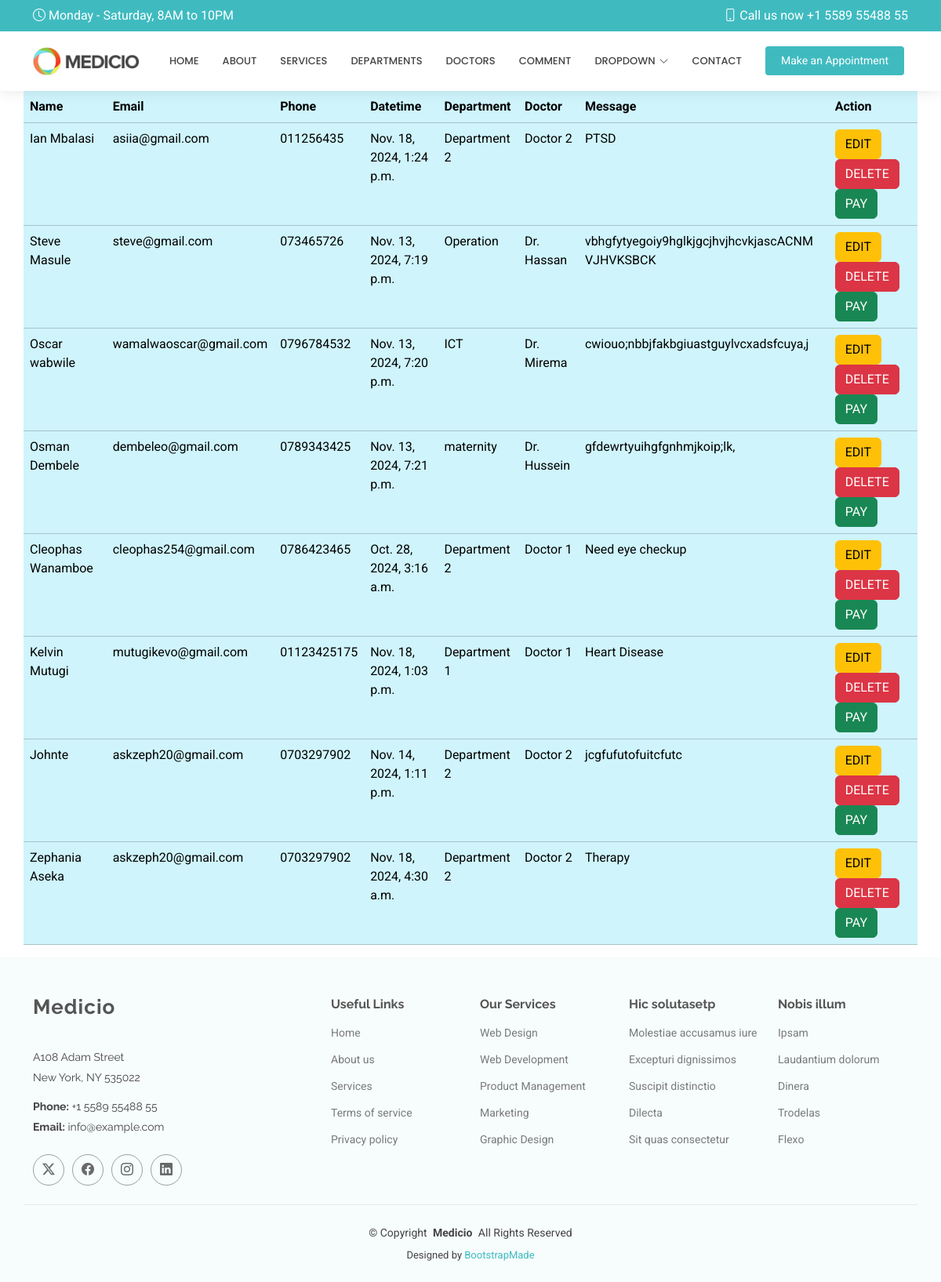
Page /show/ on the committed database.
### myapp/models.py (models this page shows, shortened)
class Appointment(models.Model):
    name = models.CharField(max_length=20)
    email = models.EmailField()
    phone = models.CharField(max_length=13)
    date = models.DateTimeField()
    department = models.CharField(max_length=20)
    doctor = models.CharField(max_length=15)
    message = models.TextField()

### myapp/views.py (the view)
# urls.py: path('show/', views.show, name= 'show'),
def show(request):
    allappointments = Appointment.objects.all()
    return render(request, 'show.html',{'appointment':allappointments})

### templates/show.html
{% extends 'starter-page.html' %}
{% load static %}
{% block body %}
    <table class="table table-info container">
    <tr>
         <th>Name</th>
        <th>Email</th>
        <th>Phone</th>
        <th>Datetime</th>
        <th>Department</th>
        <th>Doctor</th>
        <th>Message</th>
        <th>Action</th>
    </tr>
    {% for x in appointment %}
        <tr>
            <td>{{ x.name }}</td>
            <td>{{ x.email }}</td>
            <td>{{ x.phone }}</td>
            <td>{{ x.date }}</td>
            <td>{{ x.department }}</td>
            <td>{{ x.doctor }}</td>
            <td>{{ x.message }}</td>
            <td>
                <a href="/edit/{{ x.id }}" class="btn btn-warning">EDIT</a>
                <a href="/delete/{{ x.id }}" class="btn btn-danger">DELETE</a>
                <a href="" class="btn btn-success">PAY</a>
            </td>
        </tr>
    {% endfor %}
     </table>
{% endblock %}

### templates/starter-page.html (shortened to what this page needs)
<!DOCTYPE html>
<html lang="en">
<head>
    {% load static %}
  <link href="{% static 'assets/vendor/../static/bootstrap/css/bootstrap.min.css' %}" rel="stylesheet">
  <link href="{% static 'assets/vendor/bootstrap-icons/bootstrap-icons.css' %}" rel="stylesheet">
  <link href="{% static 'assets/vendor/aos/aos.css' %}" rel="stylesheet">
  <link href="{% static 'assets/vendor/fontawesome-free/css/all.min.css' %}" rel="stylesheet">
  <link href="{% static 'assets/vendor/glightbox/css/glightbox.min.css' %}" rel="stylesheet">
  <link href="{% static 'assets/vendor/swiper/swiper-bundle.min.css' %}" rel="stylesheet">
  <link href="{% static 'assets/css/main.css' %}" rel="stylesheet">
</head>
<body class="starter-page-page">
  <header id="header" class="header sticky-top">
    <div class="topbar d-flex align-items-center">
      <div class="container d-flex justify-content-center justify-content-md-between">
        <div class="d-none d-md-flex align-items-center">
          <i class="bi bi-clock me-1"></i> Monday - Saturday, 8AM to 10PM
        </div>
        <div class="d-flex align-items-center">
          <i class="bi bi-phone me-1"></i> Call us now +1 5589 55488 55
        </div>
      </div>
    </div>
    <div class="branding d-flex align-items-center">
      <div class="container position-relative d-flex align-items-center justify-content-end">
        <a href="index.html" class="logo d-flex align-items-center me-auto">
          <img src="{% static 'assets/img/logo.png' %}" alt="">
        </a>
        <nav id="navmenu" class="navmenu">
          <ul>
            <li><a href="{% url 'index' %}">Home</a></li>
            <li><a href="{% url 'about' %}">About</a></li>
            <li><a href="{% url 'myservice' %}">Services</a></li>
            <li><a href="{% url 'doctors' %}">Departments</a></li>
            <li><a href="{% url 'doctors' %}">Doctors</a></li>
            <li><a href="{% url 'comment' %}">Comment</a></li>
            <li class="dropdown"><a href="#"><span>Dropdown</span> <i class="bi bi-chevron-down toggle-dropdown"></i></a>
            </li>
            <li><a href="#contact">Contact</a></li>
          </ul>
        </nav>
        <a class="cta-btn" href="index.html#appointment">Make an Appointment</a>
      </div>
    </div>
  </header>
  <main class="main">
      {% block body %}
      {% endblock %}
  </main>
  <footer id="footer" class="footer light-background">
    <div class="container footer-top">
      <div class="row gy-4">
        <div class="col-lg-4 col-md-6 footer-about">
          <a href="index.html" class="logo d-flex align-items-center">
            <span class="sitename">Medicio</span>
          </a>
          <div class="footer-contact pt-3">
            <p>A108 Adam Street</p>
            <p>New York, NY 535022</p>
            <p class="mt-3"><strong>Phone:</strong> <span>+1 5589 55488 55</span></p>
            <p><strong>Email:</strong> <span>info@example.com</span></p>
          </div>
          <div class="social-links d-flex mt-4">
            <a href=""><i class="bi bi-twitter-x"></i></a>
            <a href=""><i class="bi bi-facebook"></i></a>
            <a href=""><i class="bi bi-instagram"></i></a>
            <a href=""><i class="bi bi-linkedin"></i></a>
          </div>
        </div>
        <div class="col-lg-2 col-md-3 footer-links">
          <h4>Useful Links</h4>
          <ul>
            <li><a href="#">Home</a></li>
            <li><a href="#">About us</a></li>
            <li><a href="#">Services</a></li>
            <li><a href="#">Terms of service</a></li>
            <li><a href="#">Privacy policy</a></li>
          </ul>
        </div>
        <div class="col-lg-2 col-md-3 footer-links">
          <h4>Our Services</h4>
          <ul>
            <li><a href="#">Web Design</a></li>
            <li><a href="#">Web Development</a></li>
            <li><a href="#">Product Management</a></li>
            <li><a href="#">Marketing</a></li>
            <li><a href="#">Graphic Design</a></li>
          </ul>
        </div>
        <div class="col-lg-2 col-md-3 footer-links">
          <h4>Hic solutasetp</h4>
          <ul>
            <li><a href="#">Molestiae accusamus iure</a></li>
            <li><a href="#">Excepturi dignissimos</a></li>
            <li><a href="#">Suscipit distinctio</a></li>
            <li><a href="#">Dilecta</a></li>
            <li><a href="#">Sit quas consectetur</a></li>
          </ul>
        </div>
        <div class="col-lg-2 col-md-3 footer-links">
          <h4>Nobis illum</h4>
          <ul>
            <li><a href="#">Ipsam</a></li>
            <li><a href="#">Laudantium dolorum</a></li>
            <li><a href="#">Dinera</a></li>
            <li><a href="#">Trodelas</a></li>
            <li><a href="#">Flexo</a></li>
          </ul>
        </div>
      </div>
    </div>
    <div class="container copyright text-center mt-4">
      <p>© <span>Copyright</span> <strong class="px-1 sitename">Medicio</strong> <span>All Rights Reserved</span></p>
      <div class="credits">
        Designed by <a href="https://bootstrapmade.com/">BootstrapMade</a>
      </div>
    </div>
  </footer>
</body>
</html>

### static/assets/css/main.css (style rules this page uses)
:root { --default-font: "Roboto", system-ui, -apple-system, "Segoe UI", Roboto, "Helvetica Neue", Arial, "Noto Sans", "Liberation Sans", sans-serif, "Apple Color Emoji", "Segoe UI Emoji", "Segoe UI Symbol", "Noto Color Emoji"; --heading-font: "Raleway", sans-serif; --nav-font: "Poppins", sans-serif; }
:root { --background-color: #ffffff; --default-color: #444444; --heading-color: #555555; --accent-color: #3fbbc0; --surface-color: #ffffff; --contrast-color: #ffffff; }
:root { --nav-color: #444444; --nav-hover-color: #3fbbc0; --nav-mobile-background-color: #ffffff; --nav-dropdown-background-color: #ffffff; --nav-dropdown-color: #444444; --nav-dropdown-hover-color: #3fbbc0; }
.light-background { --background-color: #f7fcfc; --surface-color: #ffffff; }
:root { scroll-behavior: smooth; }
body { color: var(--default-color); background-color: var(--background-color); font-family: var(--default-font); }
a { color: var(--accent-color); text-decoration: none; transition: 0.3s; }
h1, h2, h3, h4, h5, h6 { color: var(--heading-color); font-family: var(--heading-font); }
.header { color: var(--default-color); background-color: var(--background-color); transition: all 0.5s; z-index: 997; box-shadow: 0px 0 18px rgba(0, 0, 0, 0.1); }
.header .topbar { background-color: var(--accent-color); color: var(--contrast-color); height: 40px; padding: 0; transition: all 0.5s; }
.header .branding { min-height: 60px; padding: 10px 0; }
.header .logo { line-height: 1; }
.header .logo img { max-height: 36px; margin-right: 8px; }
.header .cta-btn, .header .cta-btn:focus { color: var(--contrast-color); background: var(--accent-color); font-size: 14px; padding: 8px 20px; margin: 0 5px 0 30px; border-radius: 4px; transition: 0.3s; }
@media (min-width: 1200px) { .navmenu { padding: 0; } }
@media (min-width: 1200px) { .navmenu ul { margin: 0; padding: 0; display: flex; list-style: none; align-items: center; } }
@media (min-width: 1200px) { .navmenu li { position: relative; } }
@media (min-width: 1200px) { .navmenu a, .navmenu a:focus { color: var(--nav-color); padding: 18px 15px; font-size: 13px; font-family: var(--nav-font); font-weight: 500; text-transform: uppercase; display: flex; align-items: center; justify-content: space-between; white-space: nowrap; transition: 0.3s; } }
@media (min-width: 1200px) { .navmenu a i, .navmenu a:focus i { font-size: 12px; line-height: 0; margin-left: 5px; transition: 0.3s; } }
@media (min-width: 1200px) { .navmenu li:last-child a { padding-right: 0; } }
.footer { color: var(--default-color); background-color: var(--background-color); font-size: 14px; position: relative; }
.footer .footer-top { padding-top: 50px; }
.footer .footer-about .logo { line-height: 1; margin-bottom: 25px; }
.footer .footer-about .logo span { color: var(--heading-color); font-family: var(--heading-font); font-size: 26px; font-weight: 700; letter-spacing: 1px; }
.footer .footer-about p { font-size: 14px; font-family: var(--heading-font); }
.footer .social-links a { display: flex; align-items: center; justify-content: center; width: 40px; height: 40px; border-radius: 50%; border: 1px solid color-mix(in srgb, var(--default-color), transparent 50%); font-size: 16px; color: color-mix(in srgb, var(--default-color), transparent 20%); margin-right: 10px; transition: 0.3s; }
.footer h4 { font-size: 16px; font-weight: bold; position: relative; padding-bottom: 12px; }
.footer .footer-links { margin-bottom: 30px; }
.footer .footer-links ul { list-style: none; padding: 0; margin: 0; }
.footer .footer-links ul li { padding: 10px 0; display: flex; align-items: center; }
.footer .footer-links ul li:first-child { padding-top: 0; }
.footer .footer-links ul a { color: color-mix(in srgb, var(--default-color), transparent 30%); display: inline-block; line-height: 1; }
.footer .footer-contact p { margin-bottom: 5px; }
.footer .copyright { padding: 25px 0; border-top: 1px solid color-mix(in srgb, var(--default-color), transparent 90%); }
.footer .copyright p { margin-bottom: 0; }
.footer .credits { margin-top: 8px; font-size: 13px; }

### rows in the picture
Appointment: name "Ian Mbalasi", email "asiia@gmail.com", phone "011256435", date "Nov. 18, 2024, 1:24 p.m.", department "Department 2", doctor "Doctor 2", message "PTSD"
Appointment: name "Steve Masule", email "steve@gmail.com", phone "073465726", date "Nov. 13, 2024, 7:19 p.m.", department "Operation", doctor "Dr. Hassan", message "vbhgfytyegoiy9hglkjgcjhvjhcvkjascACNM VJHVKSBCK"
Appointment: name "Oscar wabwile", email "wamalwaoscar@gmail.com", phone "0796784532", date "Nov. 13, 2024, 7:20 p.m.", department "ICT", doctor "Dr. Mirema", message "cwiouo;nbbjfakbgiuastguylvcxadsfcuya,j"
Appointment: name "Osman Dembele", email "dembeleo@gmail.com", phone "0789343425", date "Nov. 13, 2024, 7:21 p.m.", department "maternity", doctor "Dr. Hussein", message "gfdewrtyuihgfgnhmjkoip;lk,"
Appointment: name "Cleophas Wanamboe", email "cleophas254@gmail.com", phone "0786423465", date "Oct. 28, 2024, 3:16 a.m.", department "Department 2", doctor "Doctor 1", message "Need eye checkup"
Appointment: name "Kelvin Mutugi", email "mutugikevo@gmail.com", phone "01123425175", date "Nov. 18, 2024, 1:03 p.m.", department "Department 1", doctor "Doctor 1", message "Heart Disease"
Appointment: name "Johnte", email "askzeph20@gmail.com", phone "0703297902", date "Nov. 14, 2024, 1:11 p.m.", department "Department 2", doctor "Doctor 2", message "jcgfufutofuitcfutc"
Appointment: name "Zephania Aseka", email "askzeph20@gmail.com", phone "0703297902", date "Nov. 18, 2024, 4:30 a.m.", department "Department 2", doctor "Doctor 2", message "Therapy"
